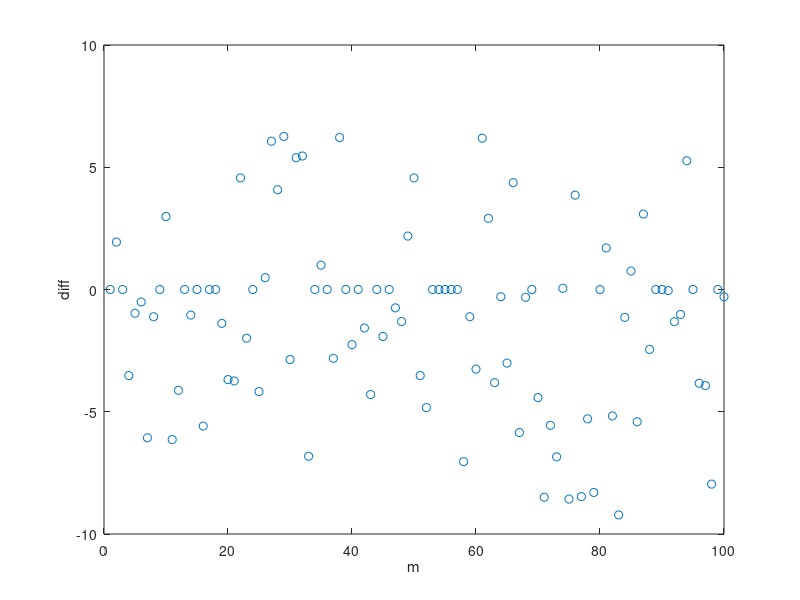

MATLAB code for this plot:
clear
close all

data_ratings = load('jesterdata.mat');
data_new = load('newuser.mat');

% Extract data from structs
A = data_ratings.X;
b = data_new.b;
b_true = data_new.trueb;

% First attempt with SVD failed.
% ------------------------------
% Compute the SVD, excluding rows with zeros, i.e, economy
[U, S, V] = svd(A, 0);

% Use least squares solution for overdetermined solution
x_hat = V * (S\(U(b > -99, :)' * b(b > -99)));

% Get the best estimate of b
b_hat = A * x_hat;

% Measure differences between true and measured b
diff = b_true - b_hat;
disp('Difference in maximum location of b_true')
disp(diff(29))

disp('std difference')
disp(std(diff))

disp('Maximum location of b_hat')
disp(find(b_hat==max(b_hat)))

% Plot the figure
fig = figure(1);clf;
subplot(111); scatter(linspace(1,100),diff); hold on;

xlabel('m')
ylabel('diff')
hold off;
%legend('data', 'eps = 0.001', 'eps = 0.01', 'eps = 0.1', 'Location', 'North')
box on;

saveas(fig, 'prob2_fig', 'png')





